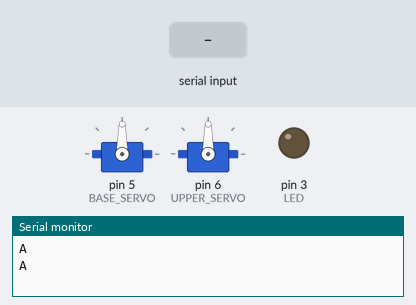
A program run on a simulated Arduino Uno, built with avr-gcc and run on an emulated ATmega328P. Parts: 2 × servo, output pins drawn as LEDs (lit = HIGH), the last lines printed to the serial monitor. Inputs (shaded band) come from the test bench.

Above: at 1.2 s.
1.3 s: "b,45\n" received over Serial
At 2.5 s:
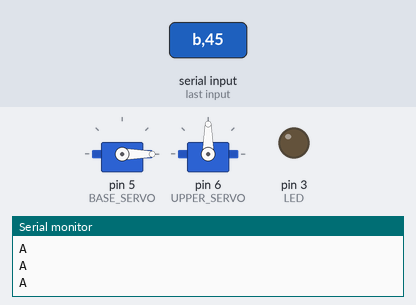
2.8 s: "l90\n" received over Serial
At 3.7 s:
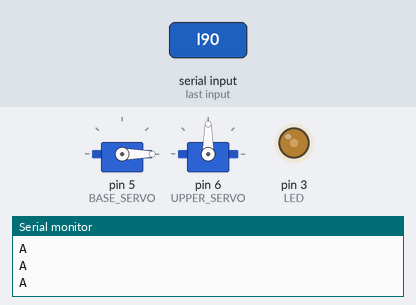
4.3 s: "b90\n" received over Serial
At 4.8 s:
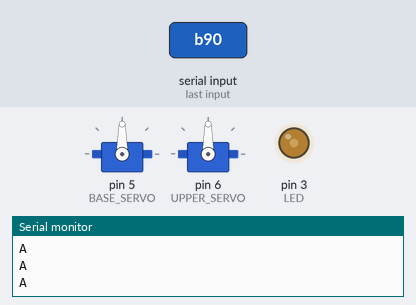
5.8 s: "b\n" received over Serial
At 7.1 s:
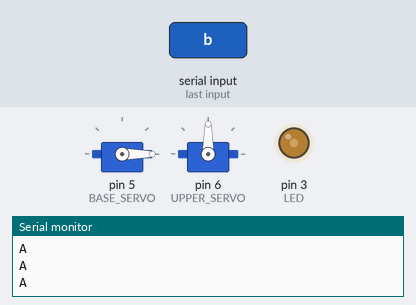
Timing chart, 0 to 8.3 s (numbered marks = the images above; inputs shaded):
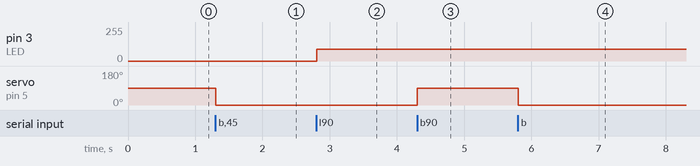

The program:

main.cpp
```cpp
#include <Arduino.h>
#include <Servo.h>

const int LED = 3;
const int BASE_SERVO = 5;
const int UPPER_SERVO = 6;

unsigned long previousMillis = 0;
const unsigned long interval = 500;

Servo base_servo;
Servo upper_servo;

String inputString = "";  // Stores the received string
boolean stringComplete = false;

void setup() {
  Serial.begin(9600);
  base_servo.attach(BASE_SERVO);
  upper_servo.attach(UPPER_SERVO);

  pinMode(LED, OUTPUT);
  base_servo.write(90); // Setting default position
  upper_servo.write(90);

  // delay(5000); //For assembling the device for the first time with resetting servo position
}

void loop() {
  if (stringComplete) {
    char command = inputString[0];  // First character
    int value = inputString.substring(1).toInt();  // Rest of the string as an integer

    switch (command) {
      case 'b':
        if (value >= 0 && value <= 180) base_servo.write(value);
        break;
      case 'u':
        if (value >= 20 && value <= 160) upper_servo.write(value);
        break;
      case 'l':
        if (value >= 0 && value <= 255) analogWrite(LED, value);
        break;
      default:
        Serial.println("E");  // Error message for invalid command
        break;
    }

    inputString = "";  // Clear the string for the next command
    stringComplete = false;
  }

  // Heartbeat signal
  if (millis() - previousMillis >= interval) {
    previousMillis = millis();
    Serial.println("A");
  }
}

void serialEvent() {
  while (Serial.available()) {
    char inChar = (char)Serial.read();
    if (inChar == '\n') {  // End of a command
      stringComplete = true;
    } else {
      inputString += inChar;  // Append character to input string
    }
  }
}
```

Measured:
- after the input at 1.3 s, servo on pin 5 (BASE_SERVO): 90° → 0° at once
- after the input at 2.8 s, pin 3 (LED): 0/255 → 90/255 at once
- after the input at 4.3 s, servo on pin 5 (BASE_SERVO): 0° → 90° at once
- after the input at 5.8 s, servo on pin 5 (BASE_SERVO): 90° → 0° at once
